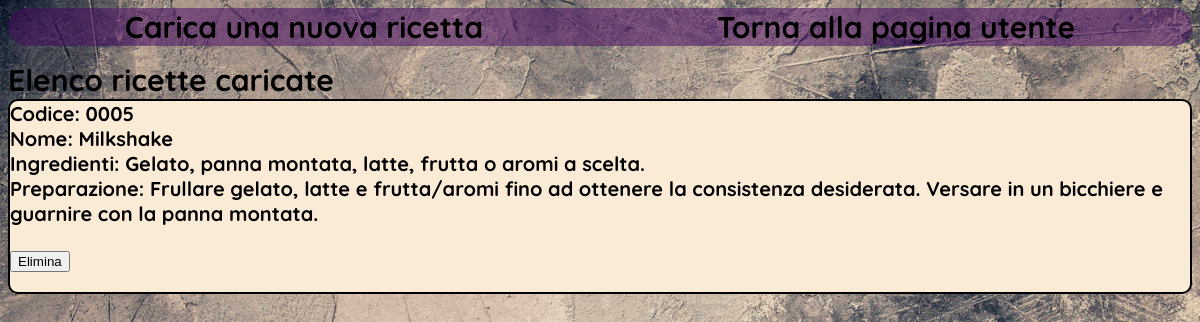
/ListaUtenti/RicetteCaricate.php (signed in), run on the app's committed database.
### tables this page shows
CREATE TABLE `ricetta` (
  `codiceRicetta` varchar(10) NOT NULL,
  `nomeRicetta` varchar(20) NOT NULL,
  `ingredientiRicetta` varchar(500) NOT NULL,
  `preparazioneRicetta` varchar(1000) NOT NULL
);

### ListaUtenti/RicetteCaricate.php (the view, shortened to what this page needs)
<?php
    $conn = new mysqli("localhost", "root", "", "databaseutenti");
    $email_utente = $_SESSION["email"];
    $sql = "SELECT r.codiceRicetta, r.nomeRicetta, r.ingredientiRicetta, r.preparazioneRicetta
    FROM ricetta r
    JOIN ricettaCaricata rc ON r.codiceRicetta = rc.codiceRC
    WHERE rc.emailUtente = ?";
    $stmt = $conn->prepare($sql);
    $stmt->bind_param("s", $email_utente);
    $stmt->execute();
    $result = $stmt->get_result();
?>
<html>
<head>
    <link rel='stylesheet' href='RicetteCaricate.css'>
</head>
<body background="img\Sfondo.jpg">
    <nav>
        <a href="http://localhost/ListaUtenti/CaricaRicetta.html" class="Opzioni">Carica una nuova ricetta</a>
        <a href="http://localhost/ListaUtenti/PaginaUtente.php" class="Opzioni">Torna alla pagina utente</a>
    </nav>
    <section>
        <div id="ContenitoreRicetta">
            <div id="ContTitle">Elenco ricette caricate</br>
            <?php
                if ($result->num_rows > 0) {
                    while($row = $result->fetch_assoc()) {
                        echo '<div class="Elemento">';
                        echo "<strong>Codice:</strong> " . htmlspecialchars($row["codiceRicetta"]) . "<br>";
                        echo "<strong>Nome:</strong> " . htmlspecialchars($row["nomeRicetta"]) . "<br>";
                        echo "<strong>Ingredienti:</strong> " . htmlspecialchars($row["ingredientiRicetta"]) . "<br>";
                        echo "<strong>Preparazione:</strong> " . htmlspecialchars($row["preparazioneRicetta"]) . "<br><br>";
                        echo '<form method="POST" action="EliminaRicettaCaricata.php">';
                        echo '<button type="submit">Elimina</button>';
                        echo '</form>';
                        echo '</div>';
                        echo "<br><br>";
                    }
                } else {
                    echo "Nessun risultato trovato.";
                }
            ?>
            </div>
        </div>
    </section>
</body>
</html>

### ListaUtenti/RicetteCaricate.css (style rules this page uses)
body { background-repeat: no-repeat; background-size:cover; font-family: 'Quicksand', sans-serif; }
nav { display:flex; flex-direction: row; justify-content: space-around; background-color: rgba(73, 14, 102, 0.533); border-radius: 20px; }
.Opzioni { font-size: 30px; color: black; text-decoration: none; font-weight: bold; }
section { margin-top: 15px; display: flex; flex-direction: column; justify-content: flex-start; }
#ContenitoreRicetta { display: flex; flex-direction: row; justify-content: space-around; width: 100%; }
#ContTitle { font-weight: bold; font-size: 30px; }
.Elemento { font-size: 20px; font-weight: bold; margin-bottom: 5px; border: 2px solid black; border-radius: 10px; background-color: antiquewhite; }

### data on the page
ricetta: codiceRicetta "0005", nomeRicetta "Milkshake", ingredientiRicetta "Gelato, panna montata, latte, frutta o aromi a scelta.", preparazioneRicetta "Frullare gelato, latte e frutta/aromi fino ad ottenere la consistenza desiderata. Versare in un bicchiere e guarnire con la panna montata."
